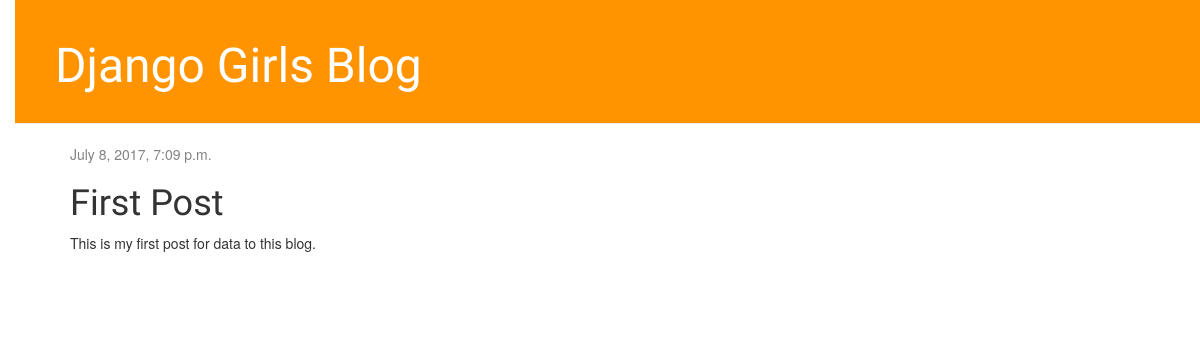
/post/1/, run on an earlier commit of the app's database.
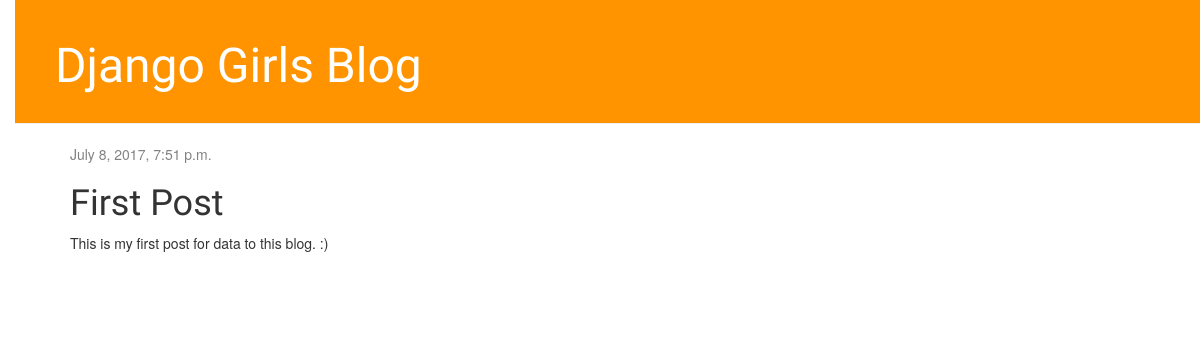
And on a later commit of the database.
### blog/models.py (models this page shows, shortened)
class Post(models.Model):
    author = models.ForeignKey('auth.User')
    title = models.CharField(max_length=200)
    text = models.TextField()
    created_date = models.DateTimeField(
            default=timezone.now)
    published_date = models.DateTimeField(
            blank=True, null=True)

### blog/views.py (the view)
# urls.py: url(r'^post/(?P<pk>\d+)/$', views.post_detail, name='post_detail'),
def post_detail(request, pk):
    post = get_object_or_404(Post, pk=pk)
    return render(request, 'blog/post_detail.html', {'post': post})

### blog/templates/blog/post_detail.html (shortened to what this page needs)
{% extends 'blog/base.html' %}
{% block content %}
    <div class="post">
        {% if post.published_date %}
            <div class="date">
                {{ post.published_date }}
            </div>
        {% endif %}
        <h1>{{ post.title }}</h1>
        <p>{{ post.text|linebreaksbr }}</p>
    </div>
{% endblock %}

What changed in the data, as far as the page shows it:
changed Post "First Post": published_date "July 8, 2017, 7:09 p.m." → "July 8, 2017, 7:51 p.m."; text "This is my first post for data to this blog." → "This is my first post for data to this blog. :)"
